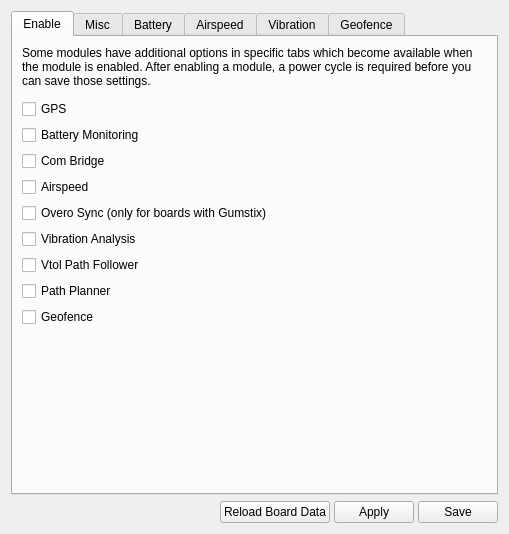
<?xml version="1.0" encoding="UTF-8"?>
<ui version="4.0">
 <class>Modules</class>
 <widget class="QWidget" name="Modules">
  <property name="geometry">
   <rect>
    <x>0</x>
    <y>0</y>
    <width>509</width>
    <height>534</height>
   </rect>
  </property>
  <property name="sizePolicy">
   <sizepolicy hsizetype="Expanding" vsizetype="Expanding">
    <horstretch>0</horstretch>
    <verstretch>0</verstretch>
   </sizepolicy>
  </property>
  <property name="windowTitle">
   <string>Modules</string>
  </property>
  <layout class="QVBoxLayout" name="verticalLayout">
   <item>
    <widget class="QTabWidget" name="moduleTab">
     <property name="tabShape">
      <enum>QTabWidget::Rounded</enum>
     </property>
     <property name="currentIndex">
      <number>0</number>
     </property>
     <property name="tabsClosable">
      <bool>false</bool>
     </property>
     <widget class="QWidget" name="tabGeneral">
      <attribute name="title">
       <string>Enable</string>
      </attribute>
      <layout class="QVBoxLayout" name="verticalLayout_4">
       <item>
        <widget class="QLabel" name="label">
         <property name="text">
          <string>Some modules have additional options in specific tabs which become available when the module is enabled. After enabling a module, a power cycle is required before you can save those settings.</string>
         </property>
         <property name="wordWrap">
          <bool>true</bool>
         </property>
        </widget>
       </item>
       <item>
        <spacer name="verticalSpacer">
         <property name="orientation">
          <enum>Qt::Vertical</enum>
         </property>
         <property name="sizeType">
          <enum>QSizePolicy::Fixed</enum>
         </property>
         <property name="sizeHint" stdset="0">
          <size>
           <width>20</width>
           <height>5</height>
          </size>
         </property>
        </spacer>
       </item>
       <item>
        <widget class="QCheckBox" name="cbGPS">
         <property name="toolTip">
          <string>Select to enable the GPS module</string>
         </property>
         <property name="text">
          <string>GPS</string>
         </property>
        </widget>
       </item>
       <item>
        <widget class="QCheckBox" name="cbBattery">
         <property name="text">
          <string>Battery Monitoring</string>
         </property>
        </widget>
       </item>
       <item>
        <widget class="QCheckBox" name="cbComBridge">
         <property name="toolTip">
          <string>Select to enable USB serial relay to a serial port (select the board on the board options)</string>
         </property>
         <property name="text">
          <string>Com Bridge</string>
         </property>
        </widget>
       </item>
       <item>
        <widget class="QCheckBox" name="cbAirspeed">
         <property name="text">
          <string>Airspeed</string>
         </property>
        </widget>
       </item>
       <item>
        <widget class="QCheckBox" name="cbOveroSync">
         <property name="toolTip">
          <string>Select to enable synchronization to an Overo module</string>
         </property>
         <property name="text">
          <string>Overo Sync (only for boards with Gumstix)</string>
         </property>
        </widget>
       </item>
       <item>
        <widget class="QCheckBox" name="cbVibrationAnalysis">
         <property name="text">
          <string>Vibration Analysis</string>
         </property>
        </widget>
       </item>
       <item>
        <widget class="QCheckBox" name="cbVtolFollower">
         <property name="toolTip">
          <string>Enable the VTOL path follower module which is required for RTH, PH and navigation</string>
         </property>
         <property name="text">
          <string>Vtol Path Follower</string>
         </property>
        </widget>
       </item>
       <item>
        <widget class="QCheckBox" name="cbPathPlanner">
         <property name="toolTip">
          <string>This enables the path planner module which is required for waypoint navigation.</string>
         </property>
         <property name="text">
          <string>Path Planner</string>
         </property>
        </widget>
       </item>
       <item>
        <widget class="QCheckBox" name="cbGeofence">
         <property name="toolTip">
          <string>This enables the path planner module which is required for waypoint navigation.</string>
         </property>
         <property name="text">
          <string>Geofence</string>
         </property>
        </widget>
       </item>
       <item>
        <spacer name="verticalSpacer_4">
         <property name="orientation">
          <enum>Qt::Vertical</enum>
         </property>
         <property name="sizeHint" stdset="0">
          <size>
           <width>20</width>
           <height>40</height>
          </size>
         </property>
        </spacer>
       </item>
      </layout>
     </widget>
     <widget class="QWidget" name="misc">
      <attribute name="title">
       <string>Misc</string>
      </attribute>
      <layout class="QVBoxLayout" name="verticalLayout_2">
       <item>
        <widget class="QGroupBox" name="groupBox">
         <property name="title">
          <string>Module Baudrates</string>
         </property>
         <layout class="QFormLayout" name="formLayout_4">
          <property name="fieldGrowthPolicy">
           <enum>QFormLayout::FieldsStayAtSizeHint</enum>
          </property>
          <item row="0" column="0">
           <widget class="QLabel" name="label_18">
            <property name="text">
             <string>Telemetry: </string>
            </property>
           </widget>
          </item>
          <item row="0" column="1">
           <widget class="QComboBox" name="cb_TelemetryBaudRate">
            <property name="objrelation" stdset="0">
             <stringlist>
              <string>objname:ModuleSettings</string>
              <string>fieldname:TelemetrySpeed</string>
             </stringlist>
            </property>
           </widget>
          </item>
          <item row="1" column="0">
           <widget class="QLabel" name="label_19">
            <property name="text">
             <string>GPS: </string>
            </property>
           </widget>
          </item>
          <item row="1" column="1">
           <widget class="QComboBox" name="cb_gpsSpeed">
            <property name="objrelation" stdset="0">
             <stringlist>
              <string>objname:ModuleSettings</string>
              <string>fieldname:GPSSpeed</string>
             </stringlist>
            </property>
           </widget>
          </item>
          <item row="2" column="0">
           <widget class="QLabel" name="label_17">
            <property name="text">
             <string>ComBridge:</string>
            </property>
           </widget>
          </item>
          <item row="2" column="1">
           <widget class="QComboBox" name="cb_combridgeSpeed">
            <property name="objrelation" stdset="0">
             <stringlist>
              <string>objname:ModuleSettings</string>
              <string>fieldname:ComUsbBridgeSpeed</string>
             </stringlist>
            </property>
           </widget>
          </item>
         </layout>
        </widget>
       </item>
       <item>
        <layout class="QFormLayout" name="formLayout_5">
         <item row="0" column="0">
          <widget class="QLabel" name="label_20">
           <property name="text">
            <string>GPS Protocol:</string>
           </property>
          </widget>
         </item>
         <item row="0" column="1">
          <widget class="QComboBox" name="cb_TelemetryBaudRate_2">
           <property name="objrelation" stdset="0">
            <stringlist>
             <string>objname:ModuleSettings</string>
             <string>fieldname:GPSDataProtocol</string>
            </stringlist>
           </property>
          </widget>
         </item>
        </layout>
       </item>
       <item>
        <spacer name="verticalSpacer_3">
         <property name="orientation">
          <enum>Qt::Vertical</enum>
         </property>
         <property name="sizeHint" stdset="0">
          <size>
           <width>20</width>
           <height>40</height>
          </size>
         </property>
        </spacer>
       </item>
      </layout>
     </widget>
     <widget class="QWidget" name="tabBattery">
      <attribute name="title">
       <string>Battery</string>
      </attribute>
      <layout class="QVBoxLayout" name="verticalLayout_7">
       <item>
        <layout class="QFormLayout" name="formLayout_6">
         <item row="0" column="0">
          <widget class="QLabel" name="label_5">
           <property name="text">
            <string>Battery type:</string>
           </property>
          </widget>
         </item>
         <item row="0" column="1">
          <widget class="QComboBox" name="cb_batteryType"/>
         </item>
         <item row="1" column="0">
          <widget class="QLabel" name="label_6">
           <property name="sizePolicy">
            <sizepolicy hsizetype="Minimum" vsizetype="Preferred">
             <horstretch>0</horstretch>
             <verstretch>0</verstretch>
            </sizepolicy>
           </property>
           <property name="text">
            <string>Number of cells:</string>
           </property>
          </widget>
         </item>
         <item row="1" column="1">
          <widget class="QSpinBox" name="sb_numBatteryCells">
           <property name="minimum">
            <number>1</number>
           </property>
          </widget>
         </item>
         <item row="2" column="0">
          <widget class="QLabel" name="label_2">
           <property name="text">
            <string>Capacity:</string>
           </property>
          </widget>
         </item>
         <item row="2" column="1">
          <widget class="QSpinBox" name="sb_batteryCapacity">
           <property name="suffix">
            <string>mAhr</string>
           </property>
           <property name="minimum">
            <number>1</number>
           </property>
           <property name="maximum">
            <number>1000000</number>
           </property>
           <property name="singleStep">
            <number>100</number>
           </property>
           <property name="value">
            <number>2000</number>
           </property>
          </widget>
         </item>
        </layout>
       </item>
       <item>
        <widget class="QGroupBox" name="gb_measureVoltage">
         <property name="title">
          <string>Measure voltage</string>
         </property>
         <property name="checkable">
          <bool>true</bool>
         </property>
         <property name="checked">
          <bool>false</bool>
         </property>
         <layout class="QFormLayout" name="formLayout">
          <property name="fieldGrowthPolicy">
           <enum>QFormLayout::FieldsStayAtSizeHint</enum>
          </property>
          <item row="0" column="0">
           <widget class="QLabel" name="label_14">
            <property name="text">
             <string>Live reading:</string>
            </property>
           </widget>
          </item>
          <item row="0" column="1">
           <widget class="QLineEdit" name="le_liveVoltageReading">
            <property name="readOnly">
             <bool>true</bool>
            </property>
           </widget>
          </item>
          <item row="1" column="0">
           <widget class="QLabel" name="label_13">
            <property name="text">
             <string>Calibration value:</string>
            </property>
           </widget>
          </item>
          <item row="1" column="1">
           <widget class="QDoubleSpinBox" name="sb_voltageCalibration">
            <property name="decimals">
             <number>6</number>
            </property>
            <property name="maximum">
             <double>1.000000000000000</double>
            </property>
            <property name="singleStep">
             <double>0.000010000000000</double>
            </property>
           </widget>
          </item>
          <item row="2" column="0">
           <widget class="QLabel" name="label_11">
            <property name="text">
             <string>Low voltage alarm:</string>
            </property>
           </widget>
          </item>
          <item row="2" column="1">
           <widget class="QDoubleSpinBox" name="sb_lowVoltageAlarm">
            <property name="suffix">
             <string>V</string>
            </property>
            <property name="singleStep">
             <double>0.100000000000000</double>
            </property>
            <property name="value">
             <double>10.400000000000000</double>
            </property>
           </widget>
          </item>
          <item row="3" column="0">
           <widget class="QLabel" name="label_12">
            <property name="text">
             <string>Low voltage warning:</string>
            </property>
           </widget>
          </item>
          <item row="3" column="1">
           <widget class="QDoubleSpinBox" name="sb_lowVoltageWarning">
            <property name="suffix">
             <string>V</string>
            </property>
            <property name="singleStep">
             <double>0.100000000000000</double>
            </property>
            <property name="value">
             <double>10.150000000000000</double>
            </property>
           </widget>
          </item>
         </layout>
        </widget>
       </item>
       <item>
        <widget class="QGroupBox" name="gb_measureCurrent">
         <property name="title">
          <string>Measure current</string>
         </property>
         <property name="checkable">
          <bool>true</bool>
         </property>
         <property name="checked">
          <bool>false</bool>
         </property>
         <layout class="QFormLayout" name="formLayout_2">
          <property name="fieldGrowthPolicy">
           <enum>QFormLayout::FieldsStayAtSizeHint</enum>
          </property>
          <item row="0" column="0">
           <widget class="QLabel" name="label_9">
            <property name="text">
             <string>Live reading:</string>
            </property>
           </widget>
          </item>
          <item row="1" column="0">
           <widget class="QLabel" name="label_8">
            <property name="text">
             <string>Calibration value:</string>
            </property>
           </widget>
          </item>
          <item row="1" column="1">
           <widget class="QDoubleSpinBox" name="sb_currentCalibration">
            <property name="decimals">
             <number>6</number>
            </property>
            <property name="maximum">
             <double>1.000000000000000</double>
            </property>
            <property name="singleStep">
             <double>0.000010000000000</double>
            </property>
           </widget>
          </item>
          <item row="0" column="1">
           <widget class="QLineEdit" name="le_liveCurrentReading">
            <property name="readOnly">
             <bool>true</bool>
            </property>
           </widget>
          </item>
         </layout>
        </widget>
       </item>
       <item>
        <spacer name="verticalSpacer_6">
         <property name="orientation">
          <enum>Qt::Vertical</enum>
         </property>
         <property name="sizeHint" stdset="0">
          <size>
           <width>20</width>
           <height>2</height>
          </size>
         </property>
        </spacer>
       </item>
      </layout>
     </widget>
     <widget class="QWidget" name="tabAirspeed">
      <attribute name="title">
       <string>Airspeed</string>
      </attribute>
      <layout class="QVBoxLayout" name="verticalLayout_6">
       <item>
        <widget class="QGroupBox" name="gb_airspeedGPS">
         <property name="title">
          <string>GPS</string>
         </property>
         <property name="checkable">
          <bool>true</bool>
         </property>
         <property name="checked">
          <bool>false</bool>
         </property>
         <layout class="QFormLayout" name="formLayout_3">
          <item row="0" column="0">
           <widget class="QLabel" name="label_3">
            <property name="text">
             <string>Update rate:</string>
            </property>
           </widget>
          </item>
          <item row="0" column="1">
           <widget class="QSpinBox" name="sb_gpsUpdateRate">
            <property name="suffix">
             <string>ms</string>
            </property>
            <property name="minimum">
             <number>1</number>
            </property>
            <property name="maximum">
             <number>1000</number>
            </property>
            <property name="singleStep">
             <number>50</number>
            </property>
            <property name="value">
             <number>100</number>
            </property>
           </widget>
          </item>
         </layout>
        </widget>
       </item>
       <item>
        <widget class="QGroupBox" name="gb_airspeedPitot">
         <property name="title">
          <string>Pitot sensor</string>
         </property>
         <property name="checkable">
          <bool>true</bool>
         </property>
         <property name="checked">
          <bool>false</bool>
         </property>
         <layout class="QFormLayout" name="formLayout_7">
          <item row="0" column="0">
           <widget class="QLabel" name="label_4">
            <property name="text">
             <string>Type:</string>
            </property>
           </widget>
          </item>
          <item row="0" column="1">
           <widget class="QComboBox" name="cb_pitotType"/>
          </item>
          <item row="1" column="0">
           <widget class="QLabel" name="label_7">
            <property name="text">
             <string>Calibration value:</string>
            </property>
           </widget>
          </item>
          <item row="1" column="1">
           <widget class="QDoubleSpinBox" name="sb_pitotScale">
            <property name="singleStep">
             <double>0.100000000000000</double>
            </property>
           </widget>
          </item>
          <item row="2" column="0">
           <widget class="QLabel" name="label_16">
            <property name="text">
             <string>Calibration zero pt:</string>
            </property>
           </widget>
          </item>
          <item row="2" column="1">
           <widget class="QDoubleSpinBox" name="sb_pitotZeroPoint">
            <property name="singleStep">
             <double>0.100000000000000</double>
            </property>
           </widget>
          </item>
         </layout>
        </widget>
       </item>
       <item>
        <spacer name="verticalSpacer_5">
         <property name="orientation">
          <enum>Qt::Vertical</enum>
         </property>
         <property name="sizeHint" stdset="0">
          <size>
           <width>20</width>
           <height>40</height>
          </size>
         </property>
        </spacer>
       </item>
      </layout>
     </widget>
     <widget class="QWidget" name="tabVibration">
      <attribute name="title">
       <string>Vibration</string>
      </attribute>
      <layout class="QFormLayout" name="formLayout_8">
       <property name="fieldGrowthPolicy">
        <enum>QFormLayout::FieldsStayAtSizeHint</enum>
       </property>
       <item row="0" column="0">
        <widget class="QLabel" name="label_10">
         <property name="text">
          <string>Sample rate:</string>
         </property>
        </widget>
       </item>
       <item row="0" column="1">
        <widget class="QSpinBox" name="sb_sampleRate">
         <property name="suffix">
          <string>ms</string>
         </property>
         <property name="minimum">
          <number>1</number>
         </property>
         <property name="maximum">
          <number>1000</number>
         </property>
         <property name="singleStep">
          <number>50</number>
         </property>
         <property name="value">
          <number>100</number>
         </property>
        </widget>
       </item>
       <item row="1" column="0">
        <widget class="QLabel" name="label_15">
         <property name="text">
          <string>Window size:</string>
         </property>
        </widget>
       </item>
       <item row="1" column="1">
        <widget class="QComboBox" name="cb_windowSize"/>
       </item>
       <item row="2" column="1">
        <widget class="QPushButton" name="pb_startVibrationTest">
         <property name="text">
          <string>Start test</string>
         </property>
        </widget>
       </item>
      </layout>
     </widget>
     <widget class="QWidget" name="tabGeofence">
      <attribute name="title">
       <string>Geofence</string>
      </attribute>
      <layout class="QFormLayout" name="formLayout_10">
       <item row="2" column="0">
        <widget class="QLabel" name="label_21">
         <property name="text">
          <string>Geofence Warning Radius (m)</string>
         </property>
        </widget>
       </item>
       <item row="3" column="0">
        <widget class="QLabel" name="label_22">
         <property name="text">
          <string>Geofence Error Radius (m)</string>
         </property>
        </widget>
       </item>
       <item row="2" column="1">
        <widget class="QSpinBox" name="sb_geofenceWarning">
         <property name="maximum">
          <number>1000</number>
         </property>
         <property name="objrelation" stdset="0">
          <stringlist>
           <string>objname:GeoFenceSettings</string>
           <string>fieldname:WarningRadius</string>
          </stringlist>
         </property>
        </widget>
       </item>
       <item row="3" column="1">
        <widget class="QSpinBox" name="sb_geofenceError">
         <property name="maximum">
          <number>1000</number>
         </property>
         <property name="objrelation" stdset="0">
          <stringlist>
           <string>objname:GeoFenceSettings</string>
           <string>fieldname:ErrorRadius</string>
          </stringlist>
         </property>
        </widget>
       </item>
       <item row="0" column="0" colspan="2">
        <widget class="QLabel" name="label_23">
         <property name="text">
          <string>&lt;html&gt;&lt;head/&gt;&lt;body&gt;&lt;p&gt;The default behavior of the geofence is to disable the motors when the system flies more than the error radius from home.&lt;/p&gt;&lt;p&gt;Flying past the warning radius will provide an warning in the alarms to alert the pilot.&lt;/p&gt;&lt;/body&gt;&lt;/html&gt;</string>
         </property>
         <property name="wordWrap">
          <bool>true</bool>
         </property>
        </widget>
       </item>
       <item row="1" column="0">
        <spacer name="verticalSpacer_2">
         <property name="orientation">
          <enum>Qt::Vertical</enum>
         </property>
         <property name="sizeType">
          <enum>QSizePolicy::Fixed</enum>
         </property>
         <property name="sizeHint" stdset="0">
          <size>
           <width>20</width>
           <height>20</height>
          </size>
         </property>
        </spacer>
       </item>
       <item row="4" column="0">
        <spacer name="verticalSpacer_7">
         <property name="orientation">
          <enum>Qt::Vertical</enum>
         </property>
         <property name="sizeHint" stdset="0">
          <size>
           <width>20</width>
           <height>40</height>
          </size>
         </property>
        </spacer>
       </item>
      </layout>
     </widget>
    </widget>
   </item>
   <item>
    <layout class="QHBoxLayout" name="horizontalLayout_5">
     <property name="spacing">
      <number>4</number>
     </property>
     <item>
      <spacer name="horizontalSpacer_5">
       <property name="orientation">
        <enum>Qt::Horizontal</enum>
       </property>
       <property name="sizeHint" stdset="0">
        <size>
         <width>483</width>
         <height>16</height>
        </size>
       </property>
      </spacer>
     </item>
     <item>
      <widget class="QPushButton" name="inputHelp">
       <property name="sizePolicy">
        <sizepolicy hsizetype="Preferred" vsizetype="Fixed">
         <horstretch>0</horstretch>
         <verstretch>0</verstretch>
        </sizepolicy>
       </property>
       <property name="maximumSize">
        <size>
         <width>25</width>
         <height>25</height>
        </size>
       </property>
       <property name="toolTip">
        <string>Takes you to the wiki page</string>
       </property>
       <property name="text">
        <string/>
       </property>
       <property name="icon">
        <iconset resource="../coreplugin/core.qrc">
         <normaloff>:/core/images/helpicon.svg</normaloff>:/core/images/helpicon.svg</iconset>
       </property>
       <property name="iconSize">
        <size>
         <width>25</width>
         <height>25</height>
        </size>
       </property>
       <property name="flat">
        <bool>true</bool>
       </property>
      </widget>
     </item>
     <item>
      <widget class="QPushButton" name="pushButton">
       <property name="minimumSize">
        <size>
         <width>0</width>
         <height>0</height>
        </size>
       </property>
       <property name="maximumSize">
        <size>
         <width>16777215</width>
         <height>16777215</height>
        </size>
       </property>
       <property name="toolTip">
        <string>Reloads saved CameraStabilization settings  except output channels
from board into GCS. Useful if you have accidentally changed some
settings.

Loaded settings are not applied automatically. You have to click the
Apply or Save button afterwards.</string>
       </property>
       <property name="text">
        <string>Reload Board Data</string>
       </property>
       <property name="objrelation" stdset="0">
        <stringlist>
         <string>button:reload</string>
         <string>buttongroup:1</string>
        </stringlist>
       </property>
      </widget>
     </item>
     <item>
      <widget class="QPushButton" name="camerastabilizationSaveRAM">
       <property name="minimumSize">
        <size>
         <width>0</width>
         <height>0</height>
        </size>
       </property>
       <property name="maximumSize">
        <size>
         <width>16777215</width>
         <height>16777215</height>
        </size>
       </property>
       <property name="toolTip">
        <string>Send settings to the board but do not save to the non-volatile memory</string>
       </property>
       <property name="text">
        <string>Apply</string>
       </property>
       <property name="objrelation" stdset="0">
        <stringlist>
         <string>button:apply</string>
        </stringlist>
       </property>
      </widget>
     </item>
     <item>
      <widget class="QPushButton" name="camerastabilizationSaveSD">
       <property name="minimumSize">
        <size>
         <width>0</width>
         <height>0</height>
        </size>
       </property>
       <property name="maximumSize">
        <size>
         <width>16777215</width>
         <height>16777215</height>
        </size>
       </property>
       <property name="toolTip">
        <string>Send settings to the board and save to the non-volatile memory</string>
       </property>
       <property name="text">
        <string>Save</string>
       </property>
       <property name="checked">
        <bool>false</bool>
       </property>
       <property name="objrelation" stdset="0">
        <stringlist>
         <string>button:save</string>
        </stringlist>
       </property>
      </widget>
     </item>
    </layout>
   </item>
  </layout>
 </widget>
 <resources>
  <include location="../coreplugin/core.qrc"/>
 </resources>
 <connections/>
</ui>
